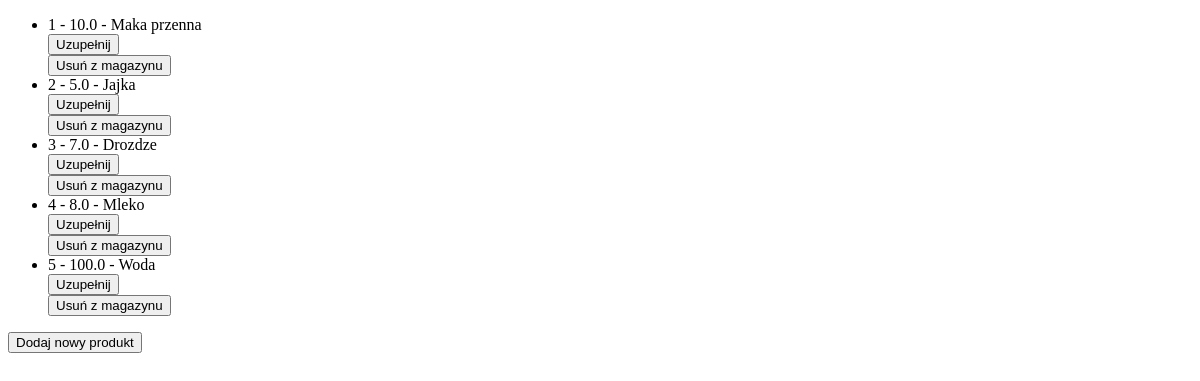
/storage/ (signed in), run on an earlier commit of the app's database.
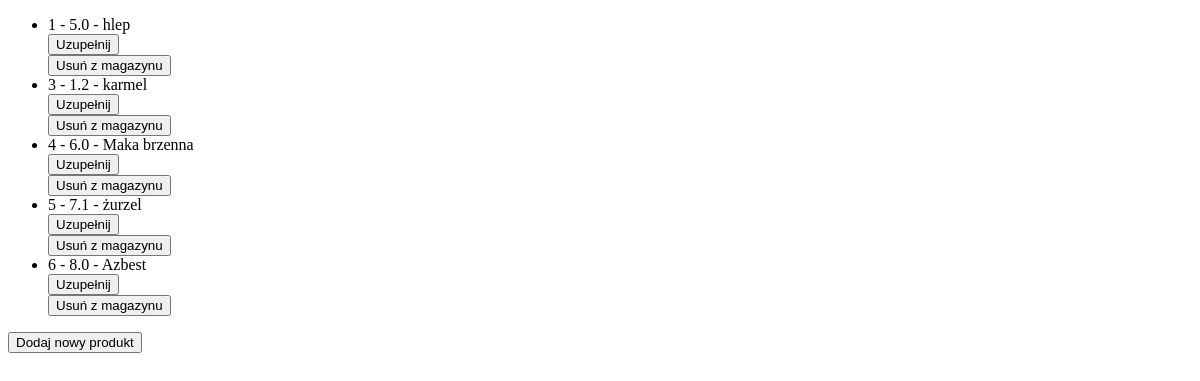
And on a later commit of the database.
### magazynier/models.py (models this page shows)
class Produkty(models.Model):
    produkt_id = models.AutoField(primary_key=True)
    ilosc_dostepna = models.FloatField(default=0.0, blank=False, null=False, unique=False)
    nazwa_produktu = models.CharField(default='', max_length=30, blank=False, null=False, unique=True)

### magazynier/views.py (the view)
# urls.py: path('', views.show_storage, name="magazyn"),
def show_storage(request):
    if request.method == "POST":
        product_to_remove = get_object_or_404(Produkty, produkt_id=request.POST.get("produkt_id"))
        product_to_remove.delete()
    permissions = Permission.objects.filter(user=request.user)
    obj = Produkty.objects.all()
    context = {
        "produkty": obj,
        "permissions": permissions
    }
    return render(request, "storage.html", context)

### magazynier/templates/storage.html
{% extends 'base.html' %}
{% block content %}
<ul>
{% for produkt in produkty %}
<li>
    {{produkt.produkt_id}} - {{produkt.ilosc_dostepna}} - {{produkt.nazwa_produktu}}
    {% if perms.magazynier.add_produkty %}
    <form action="{% url 'uzupelnij' produkt.produkt_id %}" method="POST"> {% csrf_token %}
        <button type="submit" value="{{produkt.produkt_id}}">Uzupełnij</button>
    </form>
    <form action="." method="POST"> {% csrf_token %}
        <button type="submit" name="produkt_id" value="{{produkt.produkt_id}}">Usuń z magazynu</button>
    </form>
    {% endif %}
</li>
{% endfor %}
</ul>
{% if perms.magazynier.add_produkty %}
<form action="{% url 'dodaj' %}" method="GET"> {% csrf_token %}
    <button type="submit">Dodaj nowy produkt</button>
</form>
{% endif %}
{% endblock %}

What changed in the data, as far as the page shows it:
removed Produkty: produkt_id "2", ilosc_dostepna "5.0", nazwa_produktu "Jajka"
changed Produkty id 1: ilosc_dostepna "10.0" → "5.0"; nazwa_produktu "Maka przenna" → "hlep"
changed Produkty id 3: ilosc_dostepna "7.0" → "1.2"; nazwa_produktu "Drozdze" → "karmel"
changed Produkty id 4: ilosc_dostepna "8.0" → "6.0"; nazwa_produktu "Mleko" → "Maka brzenna"
changed Produkty id 5: ilosc_dostepna "100.0" → "7.1"; nazwa_produktu "Woda" → "żurzel"
added Produkty: produkt_id "6", ilosc_dostepna "8.0", nazwa_produktu "Azbest"
